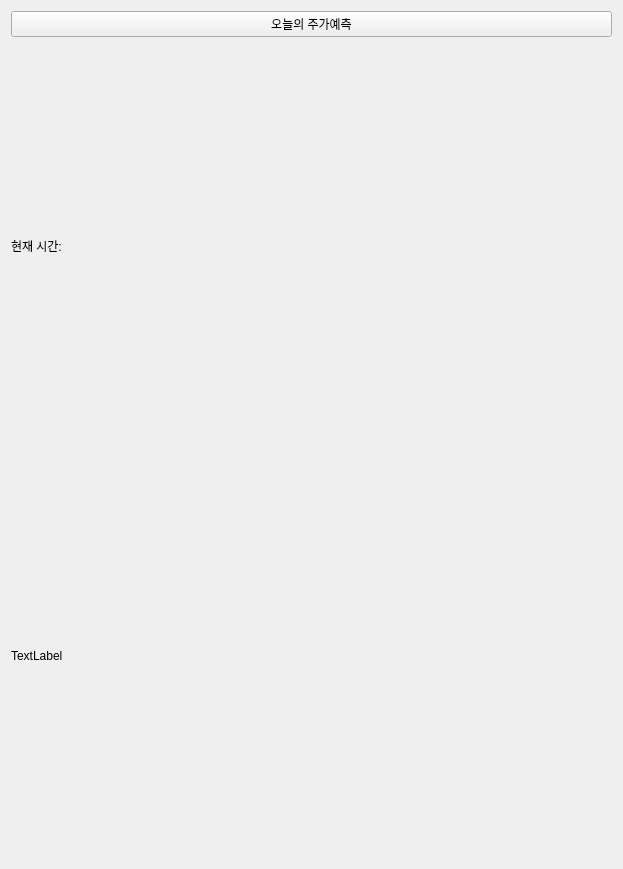
<?xml version="1.0" encoding="UTF-8"?>
<ui version="4.0">
 <class>Form</class>
 <widget class="QWidget" name="Form">
  <property name="geometry">
   <rect>
    <x>0</x>
    <y>0</y>
    <width>623</width>
    <height>869</height>
   </rect>
  </property>
  <property name="windowTitle">
   <string>Form</string>
  </property>
  <layout class="QVBoxLayout" name="verticalLayout_2">
   <item>
    <widget class="QPushButton" name="pushButton">
     <property name="text">
      <string>오늘의 주가예측</string>
     </property>
    </widget>
   </item>
   <item>
    <widget class="QLabel" name="label_2">
     <property name="text">
      <string>현재 시간:</string>
     </property>
    </widget>
   </item>
   <item>
    <widget class="QLabel" name="label">
     <property name="text">
      <string>TextLabel</string>
     </property>
    </widget>
   </item>
  </layout>
 </widget>
 <resources/>
 <connections>
  <connection>
   <sender>pushButton</sender>
   <signal>clicked()</signal>
   <receiver>label</receiver>
   <slot>clear()</slot>
   <hints>
    <hint type="sourcelabel">
     <x>45</x>
     <y>28</y>
    </hint>
    <hint type="destinationlabel">
     <x>52</x>
     <y>80</y>
    </hint>
   </hints>
  </connection>
 </connections>
</ui>
